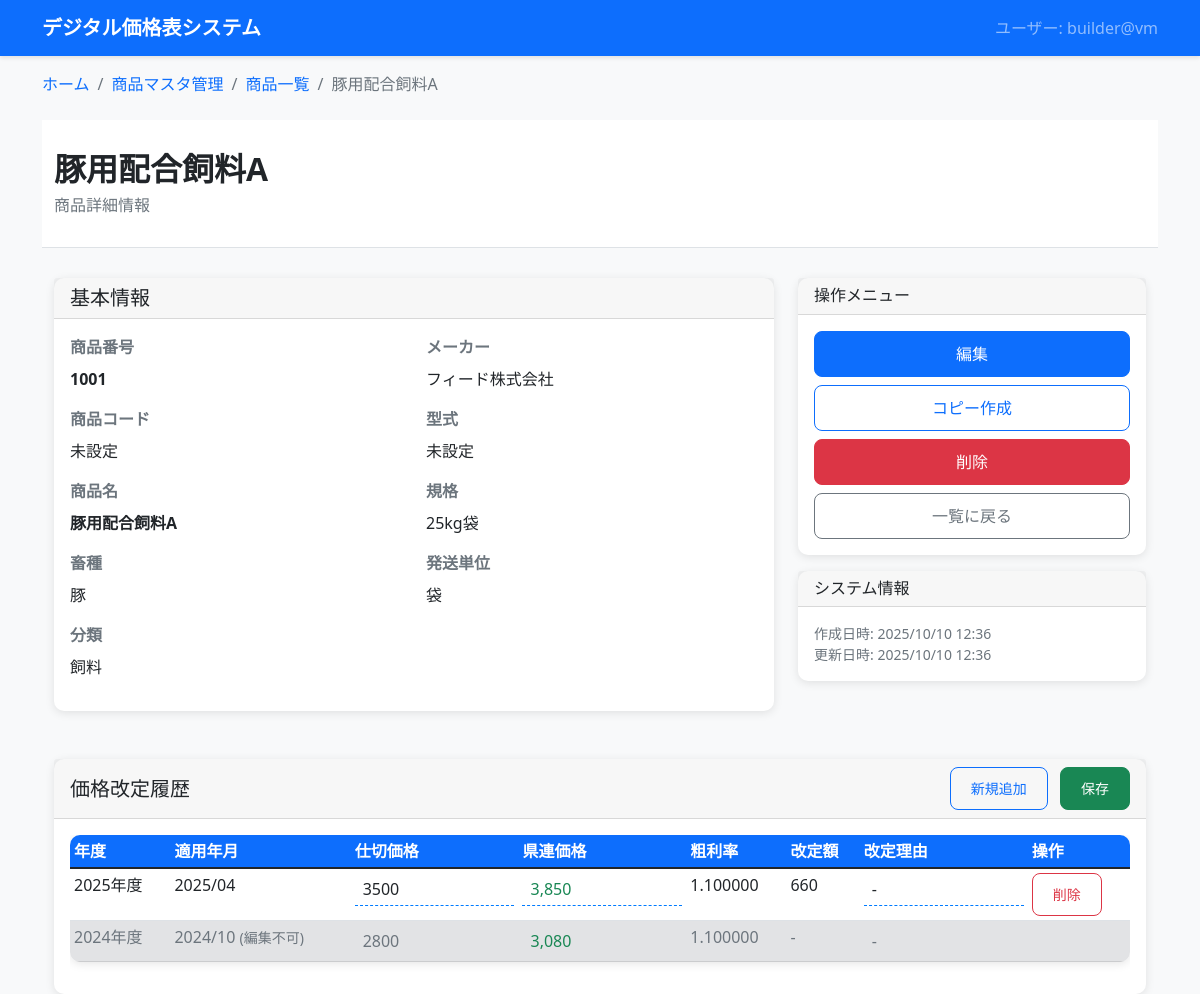
Before: /products/products/1/ with the older database file.
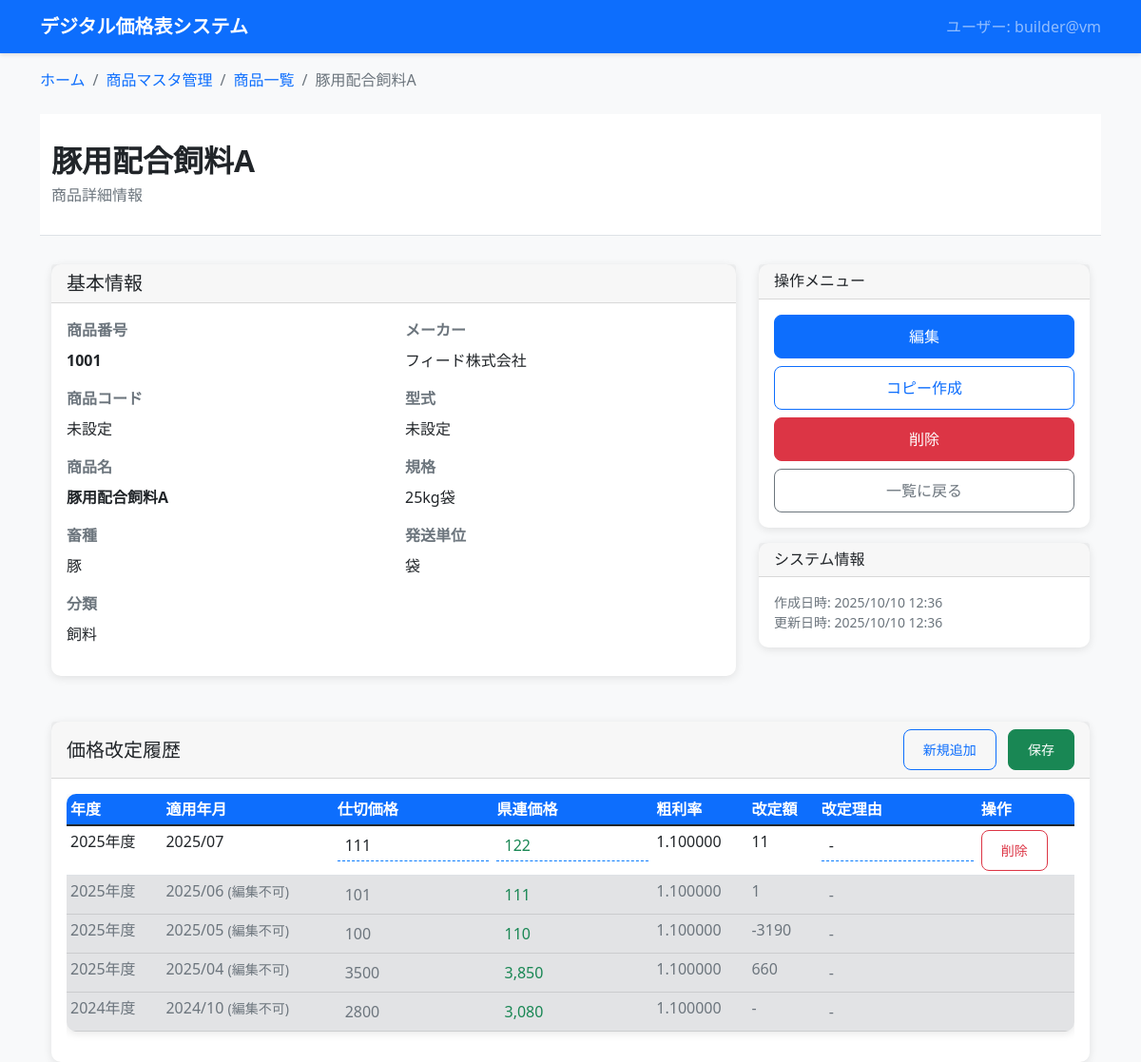
After: the same page with the newer database file.
### dashboard/products_master/models.py (models this page shows, shortened)
class Product(models.Model):
    product_number = models.IntegerField('商品番号', unique=True, help_text='システム自動採番の商品番号')
    product_code = models.CharField('商品コード', max_length=50, blank=True, null=True, help_text='ユーザー管理用の商品コード')
    livestock_type = models.CharField('畜種', max_length=50)
    category = models.CharField('分類', max_length=100)
    manufacturer = models.CharField('メーカー', max_length=100)
    product_name = models.CharField('商品名', max_length=200)
    model_number = models.CharField('型式', max_length=100, blank=True, null=True)
    specification = models.CharField('規格', max_length=100, blank=True, null=True)
    shipping_unit = models.CharField('発送単位', max_length=50)
    shipping_fee = models.CharField('送料', max_length=100, blank=True, null=True)
    remarks = models.TextField('備考', blank=True, null=True)
    is_active = models.BooleanField('有効', default=True, help_text='無効にすると論理削除されます')
    deleted_at = models.DateTimeField('削除日時', null=True, blank=True)
    created_at = models.DateTimeField('作成日時', auto_now_add=True)
    updated_at = models.DateTimeField('更新日時', auto_now=True)
    objects = models.Manager()  # デフォルトマネージャー（全て）
    active_objects = ActiveProductManager()  # 有効な商品のみ
    class Meta:
        verbose_name = '商品マスタ'
        verbose_name_plural = '商品マスタ'
        ordering = ['product_number']

class PriceHistory(models.Model):
    product = models.ForeignKey(Product, on_delete=models.CASCADE, verbose_name='商品', related_name='price_histories')
    period_year = models.IntegerField('年度', help_text='2025年度 = 2025/04～2026/03')
    effective_year_month = models.CharField('適用年月', max_length=7, help_text='YYYY/MM形式')  # 2025/03
    gross_margin_rate = models.DecimalField('粗利率', max_digits=10, decimal_places=6, validators=[MinValueValidator(Decimal('0'))], help_text='前年度最終県連価格÷年度初め仕切価格（年度初めに1度計算、年度中は固定）')
    wholesale_price = models.CharField('仕切価格', max_length=50, help_text='メーカーからの仕入価格（"都度見積"等の文字列含む）')
    kenren_price = models.CharField('県連価格', max_length=50, blank=True, null=True, help_text='nullなら粗利率×仕切価格で自動計算、値があるならその値を表示（"都度見積"等の文字列含む）')
    retail_price = models.CharField('参考小売価格', max_length=50, blank=True, null=True, help_text='一般商流での参考価格（"オープン"等の文字列含む）')
    revision_amount = models.DecimalField('改定額', max_digits=12, decimal_places=0, default=0, help_text='県連価格の前月からの変動額')
    revision_reason = models.TextField('改定理由', blank=True, null=True)
    is_active = models.BooleanField('有効', default=True, help_text='無効にすると論理削除されます')
    deleted_at = models.DateTimeField('削除日時', null=True, blank=True)
    created_at = models.DateTimeField('作成日時', auto_now_add=True)
    updated_at = models.DateTimeField('更新日時', auto_now=True)
    class Meta:
        verbose_name = '価格改定履歴'
        verbose_name_plural = '価格改定履歴'
        ordering = ['-effective_year_month', 'product__product_number']
        indexes = [
            models.Index(fields=['period_year', 'product']),
        ]
    def is_editable(self):
        today = datetime.now().strftime('%Y/%m')
        if self.effective_year_month > today:
            return True
        latest_past_history = PriceHistory.objects.filter(
            product=self.product,
            effective_year_month__lt=today,
            is_active=True
        ).order_by('-effective_year_month').first()
        return latest_past_history and latest_past_history.pk == self.pk
    def is_deletable(self):
        return self.is_editable()

### dashboard/products_master/product_detail/views.py (the view)
# urls.py: path('products/<int:pk>/', detail_views.product_detail, name='product_detail'),
def product_detail(request, pk):
    product = get_object_or_404(Product, pk=pk)
    price_histories = product.price_histories.filter(is_active=True).order_by('-effective_year_month')
    context = {
        'current_user': get_current_user(),
        'product': product,
        'price_histories': price_histories,
        'breadcrumbs': [
            {'title': '商品マスタ管理', 'url': '/products/'},
            {'title': '商品一覧', 'url': '/products/products/'},
            {'title': f'{product.product_name}', 'url': None}
        ]
    }
    return render(request, 'products_master/product_detail.html', context)

### templates/products_master/product_detail.html (shortened to what this page needs)
{% extends 'base.html' %}
{% load price_filters %}
{% block breadcrumb %}
    {% include 'components/breadcrumb.html' with breadcrumbs=breadcrumbs %}
{% endblock %}
{% block content %}
    {% include 'components/page_header.html' with page_title=product.product_name page_subtitle="商品詳細情報" %}
    <div class="container">
        <div class="row">
            <div class="col-md-8">
                <div class="card mb-4">
                    <div class="card-header">
                        <h5 class="mb-0">基本情報</h5>
                    </div>
                    <div class="card-body">
                        <div class="row">
                            <div class="col-md-6">
                                <div class="mb-3">
                                    <label class="form-label text-muted">商品番号</label>
                                    <div class="fw-bold">{{ product.product_number }}</div>
                                </div>
                                <div class="mb-3">
                                    <label class="form-label text-muted">商品コード</label>
                                    <div>{{ product.product_code|default:"未設定" }}</div>
                                </div>
                                <div class="mb-3">
                                    <label class="form-label text-muted">商品名</label>
                                    <div class="fw-bold">{{ product.product_name }}</div>
                                </div>
                                <div class="mb-3">
                                    <label class="form-label text-muted">畜種</label>
                                    <div>{{ product.livestock_type }}</div>
                                </div>
                                <div class="mb-3">
                                    <label class="form-label text-muted">分類</label>
                                    <div>{{ product.category }}</div>
                                </div>
                            </div>
                            <div class="col-md-6">
                                <div class="mb-3">
                                    <label class="form-label text-muted">メーカー</label>
                                    <div>{{ product.manufacturer }}</div>
                                </div>
                                <div class="mb-3">
                                    <label class="form-label text-muted">型式</label>
                                    <div>{{ product.model_number|default:"未設定" }}</div>
                                </div>
                                <div class="mb-3">
                                    <label class="form-label text-muted">規格</label>
                                    <div>{{ product.specification|default:"未設定" }}</div>
                                </div>
                                <div class="mb-3">
                                    <label class="form-label text-muted">発送単位</label>
                                    <div>{{ product.shipping_unit }}</div>
                                </div>
                            </div>
                        </div>
                    </div>
                </div>
            </div>
            <div class="col-md-4">
                <div class="card">
                    <div class="card-header">
                        <h6 class="mb-0">操作メニュー</h6>
                    </div>
                    <div class="card-body">
                        <div class="d-grid gap-2">
                            <a href="{% url 'products_master:product_edit' product.pk %}" class="btn btn-primary">編集</a>
                            <a href="{% url 'products_master:product_copy' product.pk %}" class="btn btn-outline-primary">コピー作成</a>
                            <a href="{% url 'products_master:product_delete' product.pk %}" class="btn btn-danger">削除</a>
                            <a href="{% url 'products_master:product_list' %}" class="btn btn-outline-secondary">一覧に戻る</a>
                        </div>
                    </div>
                </div>
                <div class="card mt-3">
                    <div class="card-header">
                        <h6 class="mb-0">システム情報</h6>
                    </div>
                    <div class="card-body">
                        <small class="text-muted">
                            <div>作成日時: {{ product.created_at|date:"Y/m/d H:i" }}</div>
                            <div>更新日時: {{ product.updated_at|date:"Y/m/d H:i" }}</div>
                        </small>
                    </div>
                </div>
            </div>
        </div>
        <div class="row mt-4">
            <div class="col-12">
                <div class="card">
                    <div class="card-header d-flex justify-content-between align-items-center">
                        <h5 class="mb-0">価格改定履歴</h5>
                        <div>
                            <button id="addNewRow" class="btn btn-sm btn-outline-primary me-2">新規追加</button>
                            <button id="saveAll" class="btn btn-sm btn-success">保存</button>
                        </div>
                    </div>
                    <div class="card-body">
                        {% if price_histories %}
                            {% include 'products_master/partials/price_history_table.html' %}
                        {% else %}
                            <div class="text-center py-4">
                                <div class="text-muted">価格履歴がありません</div>
                            </div>
                        {% endif %}
                    </div>
                </div>
            </div>
        </div>
    </div>
{% endblock %}

### templates/base.html (shortened to what this page needs)
{% load static %}
<!DOCTYPE html>
<html lang="ja">
<head>
    <link href="https://cdn.jsdelivr.net/npm/bootstrap@5.1.3/dist/css/bootstrap.min.css" rel="stylesheet">
    <link href="{% static 'css/common.css' %}" rel="stylesheet">
    <link href="{% static 'css/price_table.css' %}" rel="stylesheet">
</head>
<body>
    <nav class="navbar navbar-expand-lg navbar-dark bg-primary">
        <div class="container">
            <a class="navbar-brand" href="{% url 'dashboard' %}">デジタル価格表システム</a>
            <div class="navbar-nav ms-auto">
                <span class="navbar-text">ユーザー: {{ current_user }}</span>
            </div>
        </div>
    </nav>
    {% block breadcrumb %}{% endblock %}
    <div class="container mt-4">
        {% block content %}
        {% endblock %}
    </div>
</body>
</html>

### templates/components/breadcrumb.html
{% if breadcrumbs %}
<div class="container mt-3">
    <nav aria-label="breadcrumb">
        <ol class="breadcrumb">
            <li class="breadcrumb-item">
                <a href="{% url 'dashboard' %}">ホーム</a>
            </li>
            {% for crumb in breadcrumbs %}
                {% if forloop.last %}
                    <li class="breadcrumb-item active" aria-current="page">{{ crumb.title }}</li>
                {% else %}
                    <li class="breadcrumb-item">
                        <a href="{{ crumb.url }}">{{ crumb.title }}</a>
                    </li>
                {% endif %}
            {% endfor %}
        </ol>
    </nav>
</div>
{% endif %}

### templates/components/page_header.html (shortened to what this page needs)
<div class="page-header">
    <div class="container">
        <div class="row align-items-center">
            <div class="col">
                <h1 class="page-title">{{ page_title }}</h1>
                {% if page_subtitle %}
                    <p class="page-subtitle">{{ page_subtitle }}</p>
                {% endif %}
            </div>
        </div>
    </div>
</div>

### templates/products_master/partials/price_history_table.html
{% load price_filters %}
<div class="table-responsive">
    <table class="table table-sm" id="priceHistoryTable">
        <thead>
            <tr>
                <th>年度</th>
                <th>適用年月</th>
                <th>仕切価格</th>
                <th>県連価格</th>
                <th>粗利率</th>
                <th>改定額</th>
                <th>改定理由</th>
                <th>操作</th>
            </tr>
        </thead>
        <tbody>
            {% for history in price_histories %}
                {% include 'products_master/partials/price_history_row.html' %}
            {% endfor %}
        </tbody>
    </table>
</div>

### templates/products_master/partials/price_history_row.html
{% load price_filters %}
<tr data-id="{{ history.pk }}" {% if not history.is_editable %}class="table-secondary text-muted"{% endif %}>
    <td>{{ history.period_year }}年度</td>
    <td>{{ history.effective_year_month }}{% if not history.is_editable %} <small>(編集不可)</small>{% endif %}</td>
    <td>
        {% include 'products_master/partials/editable_cell.html' with field='wholesale_price' %}
    </td>
    <td>
        {% include 'products_master/partials/editable_cell.html' with field='kenren_price' %}
    </td>
    <td>{{ history.gross_margin_rate|default:"-" }}</td>
    <td>{{ history.revision_amount|default:"-" }}</td>
    <td>
        {% include 'products_master/partials/editable_cell.html' with field='revision_reason' %}
    </td>
    <td>
        {% if history.is_deletable %}
            <button class="btn btn-sm btn-outline-danger delete-btn"
                    data-history-id="{{ history.pk }}"
                    data-effective-month="{{ history.effective_year_month }}"
                    onclick="markForDeletion(this)">
                削除
            </button>
        {% endif %}
    </td>
</tr>

### templates/products_master/partials/editable_cell.html (shortened to what this page needs)
{% load price_filters %}
<div class="price-cell">
{% if field == 'wholesale_price' %}
    <span class="price-display {% if history.is_editable %}editable{% endif %}" onclick="editCell(this, '{{ history.pk }}', 'wholesale_price')">
        {{ history.wholesale_price|default:"-" }}
    </span>
{% elif field == 'kenren_price' %}
    <span class="price-display {% if history.is_editable %}editable{% endif %}" onclick="editCell(this, '{{ history.pk }}', 'kenren_price')">
        {% if history.kenren_price %}
            {{ history.kenren_price }}
        {% else %}
            {% with calc_price=history.wholesale_price|calc_kenren_price:history.gross_margin_rate %}
                {% if calc_price %}
                    <span class="text-success">{{ calc_price|format_price }}</span>
                {% else %}
                    <span class="text-muted">要見積</span>
                {% endif %}
            {% endwith %}
        {% endif %}
    </span>
{% elif field == 'revision_reason' %}
    <span class="price-display {% if history.is_editable %}editable{% endif %}" onclick="editCell(this, '{{ history.pk }}', 'revision_reason')">
        {{ history.revision_reason|default:"-" }}
    </span>
{% endif %}
</div>

Changed rows visible on the page:
added PriceHistory: period_year "2025", effective_year_month "2025/07", wholesale_price "111", value "122", gross_margin_rate "1.100000", revision_amount "11", revision_reason "-"
added PriceHistory: period_year "2025", effective_year_month "2025/06", shows "(編集不可)", wholesale_price "101", value "111", gross_margin_rate "1.100000", revision_amount "1", revision_reason "-"
added PriceHistory: period_year "2025", effective_year_month "2025/05", shows "(編集不可)", wholesale_price "100", value "110", gross_margin_rate "1.100000", revision_amount "-3190", revision_reason "-"
changed PriceHistory (number 4 of 5 on the later page): text "削除" → "(編集不可)"
